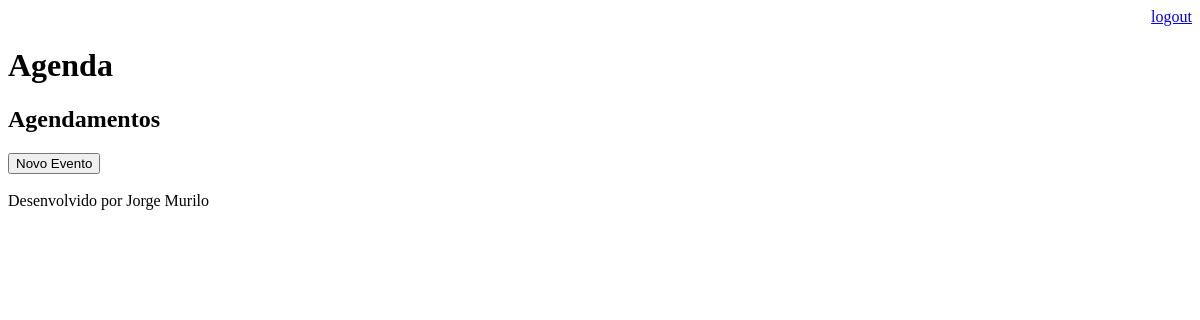
Page /agenda/ (signed in) on the earlier database version.
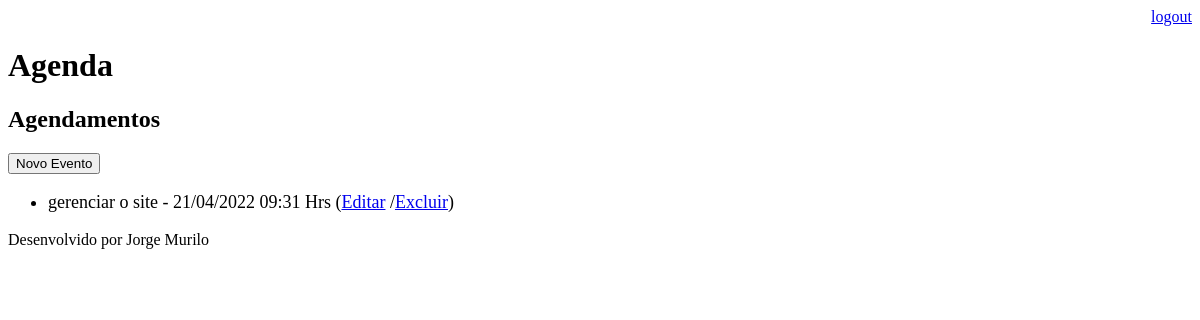
Same page on the later database version.
### core/models.py (models this page shows, shortened)
class Evento(models.Model):
    titulo = models.CharField(max_length=100)
    descricao = models.TextField(blank=True, null=True)
    data_evento = models.DateTimeField(verbose_name = "Data do Evento")
    data_criacao = models.DateTimeField(auto_now=True)
    usuario = models.ForeignKey(User, on_delete=models.CASCADE)
    class Meta:
        db_table = 'evento'
    def get_data_evento(self):
        return self.data_evento.strftime('%d/%m/%Y %H:%M Hrs')
    def get_evento_atrasado(self):
        if self.data_evento< datetime.now():
            return True
        else:
            return False

### core/views.py (the view)
# urls.py: path('agenda/', views.lista_eventos),
@login_required(login_url='/login/')
def lista_eventos(request):
    usuario = request.user
    data_atual = datetime.now() - timedelta(hours=1)
    evento = Evento.objects.filter(usuario=usuario,
                                    data_evento__gt= data_atual) #.filter(usuario = usuario)
    dados = {'eventos':evento}
    return render(request,'agenda.html',dados)

### templates/agenda.html
{% extends "model-page.html" %}
{% block content %}
    <h2>Agendamentos</h2>
    <a href="evento/">
        <button type="button">Novo Evento</button>
    </a>
    <ul style="font-size: 18px">
        {% for evento in eventos %}
            <li>
                <div style={% if evento.get_evento_atrasado %} "color:red" {%endif%}>
                    {{evento.titulo}} - {{evento.get_data_evento}}
                    (<a href="evento/?id={{evento.id}}">Editar</a>
                    /<a href="evento/delete/{{evento.id}}/">Excluir</a>)
                </div>
            </li>
        {% endfor %}
    </ul>
{% endblock %}

Differences in the rows shown:
added Evento: titulo "gerenciar o site", get_data_evento "21/04/2022 09:31 Hrs"
